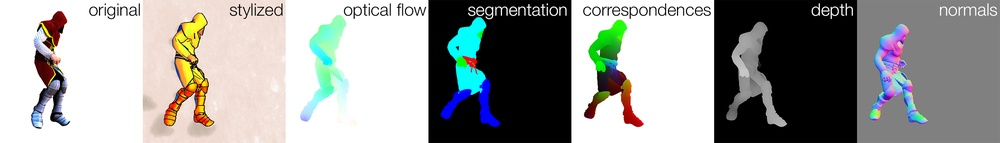
#> input picture mixamo_sample.jpg, 1000 x 143 px, shrunk from 3000 x 429 before the run, given in place of .., which was not available
$ python process_ids_main.py --ids_images ../.. --out_dir out   (older library calls are emulated)
#> lines starting #> are read from the running program, lines starting #| are printed output that depends on the picture; after the words box and inside, x2 and y2 are one past the last pixel; in counts of white or black regions, pixels touching at a corner belong together; pictures that were not available may be replaced by others from this repository, and a replacement may not be noted
### creativeflow/blender/misc_util.py
import math
import numpy as np
import time


class QuickTimer(object):
    def __init__(self):
        self.timers = {}
        self.lastKey = None

    # [15 lines left out: functions start, end, summary, not called in this run]

def generate_unique_colors(num, no_black=True):
    # Want colors to be roughly same distance apart
    res = []
    subdivs = int(math.ceil(
        math.pow(float(num + (1 if no_black else 0)), 1/3.0)))
    delta = int(255 / (subdivs-1))
    total = 0
    for r in range(subdivs):
        for g in range(subdivs):
            for b in range(subdivs):
                if total >= num:
                    break

                if (not no_black) or (r != 0) or (g != 0) or (b != 0):
                    res.append([r * delta, g * delta, b * delta])
                    total += 1
    print('Unique colors:')
    print(res)
    return res

# EXPERIMENTAL SCRIPTS BELOW --------------------------------------------------


# [164 lines left out: functions get_points_perimeter, set_perimeter_mask, flow_from_corr, not called in this run]

### creativeflow/blender/process_ids_main.py
#!/usr/bin/env python
"""
PROCESS IDS IMAGES INTO STYLE TAG IMAGES FOR STYLIT.

Background:
------------------------------------------------------------------------------
For some of Creative Flow styles we use Stylit stylization technique
(Fiser et al, SIGGRAPH 2016). One of the inputs is an image tagging styles in
the target images with style tags available in the exemplar. Because we have
a limited number of exemplars and we only randomize colors sometimes, we
typically have fewer style tags than objectids. This script turns objectids
images into images with a specific number of style tags by grouping labels.

This script is also used to create style-tagged image for style exemplars,
where a random number of color variations of original style may be created
programmatically.
"""

import argparse
import glob
import numpy as np
import os
import random
from skimage.io import imread, imsave

from misc_util import generate_unique_colors


def get_unique_colors(img):
    return np.unique(img.reshape(-1, img.shape[2]), axis=0)


def read_image(fname):
#> called with fname = '../..'
    img = imread(fname).astype(np.uint8)
#> img is the input picture: shape (143, 1000, 3); mean R, G, B 155.3, 156.8, 154.2
    if len(img.shape) == 2:
        img = np.expand_dims(img, axis=2)
    if img.shape[2] > 3:
        img = img[:,:,0:3]
    elif img.shape[2] == 1:
        img = np.tile(img, [1,1,3])
    return img


class UniqueColors(object):
    def __init__(self):
        self.colors = []
        self.counts = []
        self.nimages = 0
        self.index = {}


    def to_file(self, fname):
        with open(fname, 'w') as f:
            f.write(' '.join([ ('%0.7f' % x) for x in self.counts ]) + '\n')
            f.write(' '.join([ ('%d %d %d' % (x[0], x[1], x[2])) for x in self.colors ]) + '\n')
            f.write('%d\n' % self.nimages)
            f.write(' '.join([ ('%d %d' % (x[0], x[1])) for x in self.index.items() ]) + '\n')


    def from_file(self, fname):
        if not os.path.isfile(fname):
            raise RuntimeError('File does not exist or empty name: %s' % fname)

        with open(fname) as f:
            lines = f.readlines()
            lines = [x.strip() for x in lines]
        counts = [ float(x) for x in lines[0].split() if len(x) > 0 ]
        colors = [ int(x) for x in lines[1].split() if len(x) > 0 ]
        nimages = int(lines[2])
        index = [ int(x) for x in lines[3].split() if len(x) > 0 ]

        if len(counts) * 3 != len(colors) or len(counts) * 2 != len(index):
            raise RuntimeError('Malformed file: %d counts, %d colors, %d index' %
                               (len(counts), len(colors), len(index)))

        self.counts = counts
        self.colors = [np.array([colors[i*3], colors[i*3 + 1], colors[i*3 + 2]],
                                dtype=np.uint8)
                       for i in range(len(counts)) ]
        self.index = dict([ (index[i*2], index[i*2 + 1])
                            for i in range(len(counts)) ])
        self.nimages = nimages


    def __idx(self, color_row):
        return (color_row[0] << 16) + (color_row[1] << 8) + color_row[2]


    def add_image_colors(self, img):
        colors,counts = np.unique(img.reshape(-1, img.shape[2]), axis=0, return_counts=True)
#> counts = 17882 values, max 39120 at index 17881, min 1 at index 16, mean 8

        for c in range(colors.shape[0]):
            color = colors[c, :]
            count = counts[c] / float(img.shape[0] * img.shape[1])
            idx = self.__idx(color)
            if idx in self.index:
                self.counts[self.index[idx]] = (
                    self.nimages / (self.nimages + 1.0) *
                    self.counts[self.index[idx]] + count / (self.nimages + 1.0))
            else:
                self.colors.append(color)
                self.counts.append(count / (self.nimages + 1.0))
                self.index[idx] = len(self.colors) - 1
#> this loop made 17882 passes
#> (color, count, idx) on passes 1 to 3: ([0, 0, 0], 0.194, 0), ([0, 0, 2], 0.00266, 2), ([0, 0, 4], 0.00101, 4)
#> after the loop, self.colors = 17882 items, first 6: [0, 0, 0], [0, 0, 2], [0, 0, 4], [0, 0, 5], [0, 0, 7], [0, 0, 8]; self.counts = 17882 values, max 0.274 at index 17881, min 6.99e-06 at index 16, mean 5.59e-05; self.index = 17882 items
        self.nimages += 1


    def num(self):
        return len(self.colors)


    def has_black(self):
        return self.__idx([0,0,0]) in self.index


    def sorted(self, no_black=True):
        res = list(zip(self.counts, [x.tolist() for x in self.colors]))
        if no_black and self.has_black():
            del res[self.index[self.__idx([0,0,0])]]
        res.sort(reverse=True)
        print('Color usage:')
        print(res)
        return [x[1] for x in res]


if __name__ == "__main__":
    parser = argparse.ArgumentParser(
        description='Processes output object ids for the purpose of applying ' +
        'stylit stylization method.')
    parser.add_argument(
        '--ids_images', action='store', type=str, required=True,
        help='Image files with rendered image IDs, a glob; in the case of ' +
        'an animated sequence, all frame renders should be input at once, as ' +
        'some objects may be hidden in some scenes, causing inconsistencies.')
    parser.add_argument(
        '--from_src_template', action='store_true', default=False,
        help='If set, will assume that ids image is an ids template with ' +
        'only one non-zero color and will concatenate copies of this image ' +
        'with unique color id set instead.')
    parser.add_argument(
        '--nids', action='store', type=int, default=-1,
        help='Desired number of output IDs; required for --from_src_template and ' +
        'in the other case caps the total number of ids created (e.g. if input ' +
        'files have fewer total ids, fewer will be present in the outputs.')
    parser.add_argument(
        '--save_colors_file', action='store', type=str, default='',
        help='If true, (and not --from_src_template), will save all the colors ' +
        'in a checkpoint and skip analysis of existing colors step next time.')
    parser.add_argument(
        '--out_dir', action='store', type=str, required=True,
        help='Output directory to write to; basename(s) will be same as for ids_images.')
    args = parser.parse_args()

    input_files = glob.glob(args.ids_images)
    if len(input_files) == 0:
        raise RuntimeError('No files matched glob %s' % args.ids_images)

    ucolors = UniqueColors()
    if args.from_src_template:
        if len(input_files) > 1:
            raise RuntimeError('Cannot process more than one file with --from_src_template')
        if args.nids <= 0:
            raise RuntimeError('Must specify --nids when running with --from_src_template')

        img = read_image(input_files[0])
        ucolors.add_image_colors(img)

        if not ucolors.has_black() or ucolors.num() != 2:
            print(ucolors.colors)
            raise RuntimeError(
                'Error processing %s with --from_src_template: '
                'template must have 2 colors, exactly one black, but '
                ' %d colors found' %
                (args.ids_image, len(ucolors.colors)))
        res = np.zeros((img.shape[0], img.shape[1] * args.nids, 3), dtype=np.uint8)
        out_colors = generate_unique_colors(args.nids)

        for c in range(args.nids):
            not_black = (img[:,:,0] != 0) | (img[:,:,1] != 0) | (img[:,:,2] != 0)
            img[not_black] = np.array(out_colors[c], dtype=np.uint8)
            res[:, c * img.shape[1]:(c+1) * img.shape[1], :] = img

        out_file = os.path.join(args.out_dir, os.path.basename(input_files[0]))
        imsave(out_file, res)
    else:
        # First we read all the image files and establish a consistent mapping
        # for all unique input colors
        try:
            ucolors.from_file(args.save_colors_file)
            print('Restored color list from checkpoint: %s' % args.save_colors_file)
        except Exception as e:
            if len(args.save_colors_file) > 0:
                print('Could not restore colors from checkpoint %s' % args.save_colors_file)
                print(e)

            for fname in input_files:
                img = read_image(fname)
                ucolors.add_image_colors(img)
                print('Processed colors in %s ' % fname)

            if len(args.save_colors_file) > 0:
                ucolors.to_file(args.save_colors_file)

        print('Found %d unique colors (%s black) in %d input files' %
              (ucolors.num(),
               ('with' if ucolors.has_black() else 'no'),
               len(input_files)))
        print(ucolors.colors)
#> (printed output is left out)

        nids = ucolors.num() - (1 if ucolors.has_black() else 0)
#> nids = 17881
        if args.nids > 0:
            print('Capping nids %d by %d' % (nids, args.nids))
            nids = min(args.nids, nids)

        with open(os.path.join(args.out_dir, 'N.txt'), 'w') as f:
            f.write('%d' % nids)

        input_colors = ucolors.sorted(no_black=True)
#> in sorted, `res = list(zip(self.counts, [x.tolist() for x in self.colors]))`: res = 17882 items
#> input_colors = 17881 items, first 6: [255, 255, 255], [128, 128, 128], [255, 254, 255], [254, 255, 255], [1, 1, 1], [242, 223, 216]
        out_colors = generate_unique_colors(nids)
#> in generate_unique_colors, `subdivs = int(math.ceil( math.pow(float(num + (1 if no_black else 0)),..`: subdivs = 27
#> in generate_unique_colors, `delta = int(255 / (subdivs-1))`: delta = 9
#> after the loop in generate_unique_colors, `for r in range(subdivs):`: res = 17881 items, first 6: [0, 0, 9], [0, 0, 18], [0, 0, 27], [0, 0, 36], [0, 0, 45], [0, 0, 54]; total = 17881
#> out_colors has the same summary as res in generate_unique_colors

        mapping = [0 for x in range(len(input_colors))]
#> mapping = 17881 values from 0 to 0
        for c in range(len(input_colors)):
            if c < len(out_colors):
                mapping[c] = c
            else:
                mapping[c] = random.randint(0, len(out_colors) - 1)
#> after the loop, mapping = 17881 values from 0 to 17880

        print('Mapping:')
        print(mapping)

        # Now read all files and apply the mapping again
        for fname in input_files:
            img = read_image(fname)
            result = np.copy(img)

            for c in range(len(input_colors)):
                selected = (img[:,:,0] == input_colors[c][0]) & \
                           (img[:,:,1] == input_colors[c][1]) & \
                           (img[:,:,2] == input_colors[c][2])
                result[selected] = np.array(out_colors[mapping[c]], dtype=np.uint8)
#> this loop made 17881 passes
#> pass 1, `selected = (img[:,:,0] == input_colors[c][0]) & \ (img[:,:,1] == input..`:
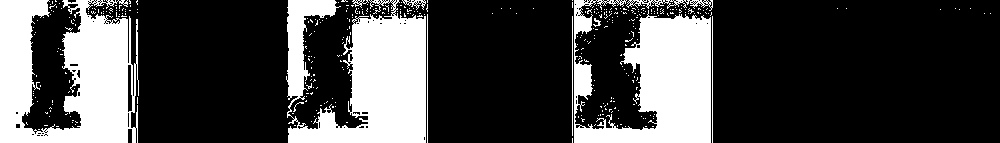
#> selected: shape (143, 1000) bool; 27.4% white; 378 white regions (367 under 20 px), largest, box (x1, y1, x2, y2) and area: (0, 0, 139, 143) 13215, (286, 0, 426, 143) 12862, (574, 0, 711, 143) 11318
#> pass 2, `selected = (img[:,:,0] == input_colors[c][0]) & \ (img[:,:,1] == input..`:
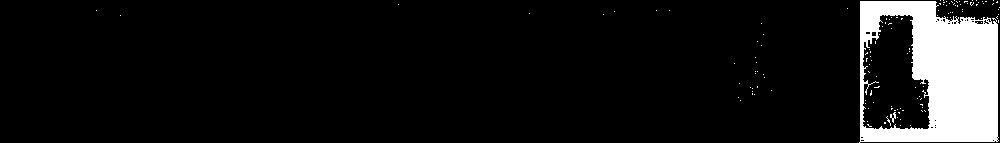
#> selected: shape (143, 1000) bool; 8.9% white; 131 white regions (129 under 20 px), largest, box (x1, y1, x2, y2) and area: (859, 1, 999, 143) 12481, (890, 112, 896, 123) 31
#> pass 3, `selected = (img[:,:,0] == input_colors[c][0]) & \ (img[:,:,1] == input..`:
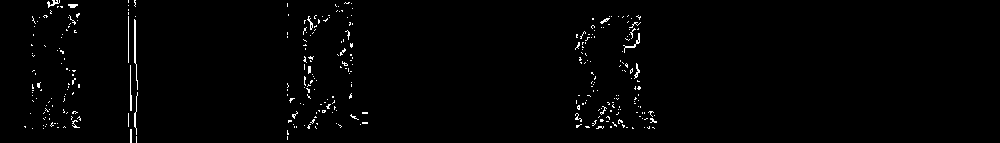
#> selected: shape (143, 1000) bool; 1.3% white in thin lines or dots, all inside (x1, y1, x2, y2) = (24, 0, 657, 143)
#> after the loop:
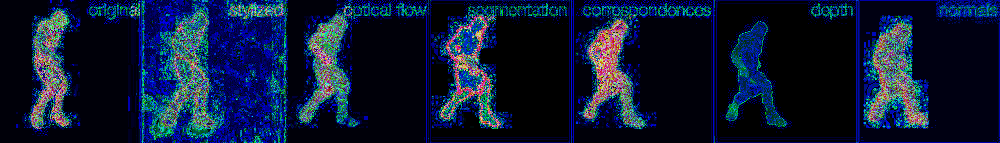
#> result: shape (143, 1000, 3); mean R, G, B 13.6, 25.9, 52.3

            out_file = os.path.join(args.out_dir, os.path.basename(fname))
#> (the run stopped early here; a loop or call above may not have finished)
